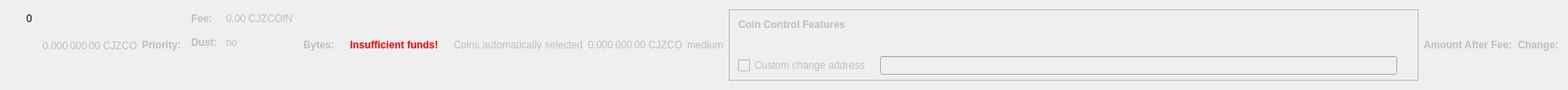
    <widget class="QWidget" name="dummyHideWidget" native="true">
     <property name="maximumSize">
      <size>
       <width>100</width>
       <height>22</height>
      </size>
     </property>
     <layout class="QHBoxLayout" name="dummyHideLayout">
      <item>
       <layout class="QFormLayout" name="formLayoutCoinControl1">
        <property name="horizontalSpacing">
         <number>10</number>
        </property>
        <property name="verticalSpacing">
         <number>14</number>
        </property>
        <property name="leftMargin">
         <number>10</number>
        </property>
        <property name="topMargin">
         <number>4</number>
        </property>
        <property name="rightMargin">
         <number>6</number>
        </property>
        <item row="0" column="1">
         <widget class="QLabel" name="labelCoinControlBytes">
          <property name="cursor">
           <cursorShape>IBeamCursor</cursorShape>
          </property>
          <property name="contextMenuPolicy">
           <enum>Qt::ActionsContextMenu</enum>
          </property>
          <property name="text">
           <string notr="true">0</string>
          </property>
          <property name="textInteractionFlags">
           <set>Qt::LinksAccessibleByMouse|Qt::TextSelectableByKeyboard|Qt::TextSelectableByMouse</set>
          </property>
         </widget>
        </item>
       </layout>
      </item>
      <item>
       <widget class="QLabel" name="labelCoinControlAfterFee">
        <property name="enabled">
         <bool>false</bool>
        </property>
        <property name="sizePolicy">
         <sizepolicy hsizetype="Fixed" vsizetype="Fixed">
          <horstretch>0</horstretch>
          <verstretch>0</verstretch>
         </sizepolicy>
        </property>
        <property name="minimumSize">
         <size>
          <width>111</width>
          <height>12</height>
         </size>
        </property>
        <property name="maximumSize">
         <size>
          <width>111</width>
          <height>12</height>
         </size>
        </property>
        <property name="cursor">
         <cursorShape>IBeamCursor</cursorShape>
        </property>
        <property name="contextMenuPolicy">
         <enum>Qt::ActionsContextMenu</enum>
        </property>
        <property name="text">
         <string notr="true">0.000 000 00 CJZCOIN</string>
        </property>
        <property name="textInteractionFlags">
         <set>Qt::LinksAccessibleByMouse|Qt::TextSelectableByKeyboard|Qt::TextSelectableByMouse</set>
        </property>
       </widget>
      </item>
      <item>
       <widget class="QLabel" name="labelCoinControlPriorityText">
        <property name="enabled">
         <bool>false</bool>
        </property>
        <property name="font">
         <font>
          <weight>75</weight>
          <bold>true</bold>
         </font>
        </property>
        <property name="text">
         <string>Priority:</string>
        </property>
       </widget>
      </item>
      <item>
       <layout class="QHBoxLayout" name="horizontalLayout"/>
      </item>
      <item>
       <layout class="QFormLayout" name="formLayoutCoinControl3">
        <property name="horizontalSpacing">
         <number>10</number>
        </property>
        <property name="verticalSpacing">
         <number>14</number>
        </property>
        <property name="leftMargin">
         <number>6</number>
        </property>
        <property name="topMargin">
         <number>4</number>
        </property>
        <property name="rightMargin">
         <number>6</number>
        </property>
        <item row="0" column="0">
         <widget class="QLabel" name="labelCoinControlFeeText">
          <property name="enabled">
           <bool>false</bool>
          </property>
          <property name="font">
           <font>
            <weight>75</weight>
            <bold>true</bold>
           </font>
          </property>
          <property name="text">
           <string>Fee:</string>
          </property>
          <property name="margin">
           <number>0</number>
          </property>
         </widget>
        </item>
        <item row="0" column="1">
         <widget class="QLabel" name="labelCoinControlFee">
          <property name="enabled">
           <bool>false</bool>
          </property>
          <property name="cursor">
           <cursorShape>IBeamCursor</cursorShape>
          </property>
          <property name="contextMenuPolicy">
           <enum>Qt::ActionsContextMenu</enum>
          </property>
          <property name="text">
           <string notr="true">0.00 CJZCOIN</string>
          </property>
          <property name="textInteractionFlags">
           <set>Qt::LinksAccessibleByMouse|Qt::TextSelectableByKeyboard|Qt::TextSelectableByMouse</set>
          </property>
         </widget>
        </item>
        <item row="1" column="0">
         <widget class="QLabel" name="labelCoinControlLowOutputText">
          <property name="enabled">
           <bool>false</bool>
          </property>
          <property name="font">
           <font>
            <weight>75</weight>
            <bold>true</bold>
           </font>
          </property>
          <property name="text">
           <string>Dust:</string>
          </property>
         </widget>
        </item>
        <item row="1" column="1">
         <widget class="QLabel" name="labelCoinControlLowOutput">
          <property name="enabled">
           <bool>false</bool>
          </property>
          <property name="cursor">
           <cursorShape>IBeamCursor</cursorShape>
          </property>
          <property name="contextMenuPolicy">
           <enum>Qt::ActionsContextMenu</enum>
          </property>
          <property name="text">
           <string>no</string>
          </property>
          <property name="textInteractionFlags">
           <set>Qt::LinksAccessibleByMouse|Qt::TextSelectableByKeyboard|Qt::TextSelectableByMouse</set>
          </property>
         </widget>
        </item>
       </layout>
      </item>
      <item>
       <widget class="QLabel" name="labelCoinControlBytesText">
        <property name="enabled">
         <bool>false</bool>
        </property>
        <property name="font">
         <font>
          <weight>75</weight>
          <bold>true</bold>
         </font>
        </property>
        <property name="text">
         <string>Bytes:</string>
        </property>
       </widget>
      </item>
      <item>
       <layout class="QFormLayout" name="formLayoutCoinControl2">
        <property name="horizontalSpacing">
         <number>10</number>
        </property>
        <property name="verticalSpacing">
         <number>14</number>
        </property>
        <property name="leftMargin">
         <number>6</number>
        </property>
        <property name="topMargin">
         <number>4</number>
        </property>
        <property name="rightMargin">
         <number>6</number>
        </property>
       </layout>
      </item>
      <item>
       <layout class="QHBoxLayout" name="horizontalLayoutCoinControl2">
        <property name="spacing">
         <number>8</number>
        </property>
        <property name="bottomMargin">
         <number>10</number>
        </property>
       </layout>
      </item>
      <item>
       <widget class="QLabel" name="labelCoinControlInsuffFunds">
        <property name="enabled">
         <bool>false</bool>
        </property>
        <property name="minimumSize">
         <size>
          <width>0</width>
          <height>0</height>
         </size>
        </property>
        <property name="font">
         <font>
          <weight>75</weight>
          <bold>true</bold>
         </font>
        </property>
        <property name="styleSheet">
         <string notr="true">color:red;font-weight:bold;</string>
        </property>
        <property name="text">
         <string>Insufficient funds!</string>
        </property>
        <property name="margin">
         <number>5</number>
        </property>
       </widget>
      </item>
      <item>
       <layout class="QFormLayout" name="formLayoutCoinControl4">
        <property name="horizontalSpacing">
         <number>10</number>
        </property>
        <property name="verticalSpacing">
         <number>14</number>
        </property>
        <property name="leftMargin">
         <number>6</number>
        </property>
        <property name="topMargin">
         <number>4</number>
        </property>
        <property name="rightMargin">
         <number>6</number>
        </property>
       </layout>
      </item>
      <item>
       <widget class="QLabel" name="labelCoinControlAutomaticallySelected">
        <property name="enabled">
         <bool>false</bool>
        </property>
        <property name="sizePolicy">
         <sizepolicy hsizetype="Fixed" vsizetype="Fixed">
          <horstretch>0</horstretch>
          <verstretch>0</verstretch>
         </sizepolicy>
        </property>
        <property name="minimumSize">
         <size>
          <width>0</width>
          <height>0</height>
         </size>
        </property>
        <property name="maximumSize">
         <size>
          <width>240</width>
          <height>16777215</height>
         </size>
        </property>
        <property name="text">
         <string>Coins automatically selected</string>
        </property>
        <property name="margin">
         <number>5</number>
        </property>
       </widget>
      </item>
      <item>
       <widget class="QLabel" name="labelCoinControlChange">
        <property name="enabled">
         <bool>false</bool>
        </property>
        <property name="sizePolicy">
         <sizepolicy hsizetype="Fixed" vsizetype="Fixed">
          <horstretch>0</horstretch>
          <verstretch>0</verstretch>
         </sizepolicy>
        </property>
        <property name="minimumSize">
         <size>
          <width>111</width>
          <height>0</height>
         </size>
        </property>
        <property name="maximumSize">
         <size>
          <width>111</width>
          <height>16777215</height>
         </size>
        </property>
        <property name="cursor">
         <cursorShape>IBeamCursor</cursorShape>
        </property>
        <property name="contextMenuPolicy">
         <enum>Qt::ActionsContextMenu</enum>
        </property>
        <property name="text">
         <string notr="true">0.000 000 00 CJZCOIN</string>
        </property>
        <property name="textInteractionFlags">
         <set>Qt::LinksAccessibleByMouse|Qt::TextSelectableByKeyboard|Qt::TextSelectableByMouse</set>
        </property>
       </widget>
      </item>
      <item>
       <widget class="QLabel" name="labelCoinControlPriority">
        <property name="enabled">
         <bool>false</bool>
        </property>
        <property name="cursor">
         <cursorShape>IBeamCursor</cursorShape>
        </property>
        <property name="contextMenuPolicy">
         <enum>Qt::ActionsContextMenu</enum>
        </property>
        <property name="text">
         <string>medium</string>
        </property>
        <property name="textInteractionFlags">
         <set>Qt::LinksAccessibleByMouse|Qt::TextSelectableByKeyboard|Qt::TextSelectableByMouse</set>
        </property>
       </widget>
      </item>
      <item>
       <widget class="QFrame" name="frameCoinControl">
        <property name="sizePolicy">
         <sizepolicy hsizetype="Expanding" vsizetype="Expanding">
          <horstretch>0</horstretch>
          <verstretch>0</verstretch>
         </sizepolicy>
        </property>
        <property name="maximumSize">
         <size>
          <width>16777215</width>
          <height>16777215</height>
         </size>
        </property>
        <property name="frameShape">
         <enum>QFrame::StyledPanel</enum>
        </property>
        <property name="frameShadow">
         <enum>QFrame::Sunken</enum>
        </property>
        <layout class="QVBoxLayout" name="verticalLayoutCoinControl2_2">
         <property name="spacing">
          <number>0</number>
         </property>
         <property name="leftMargin">
          <number>0</number>
         </property>
         <property name="topMargin">
          <number>0</number>
         </property>
         <property name="rightMargin">
          <number>0</number>
         </property>
         <property name="bottomMargin">
          <number>6</number>
         </property>
         <item>
          <layout class="QVBoxLayout" name="verticalLayoutCoinControl" stretch="0,0,0,1">
           <property name="spacing">
            <number>0</number>
           </property>
           <property name="leftMargin">
            <number>10</number>
           </property>
           <property name="topMargin">
            <number>10</number>
           </property>
           <item>
            <layout class="QHBoxLayout" name="horizontalLayoutCoinControl1">
             <property name="bottomMargin">
              <number>15</number>
             </property>
             <item>
              <widget class="QLabel" name="labelCoinControlFeatures">
               <property name="enabled">
                <bool>false</bool>
               </property>
               <property name="sizePolicy">
                <sizepolicy hsizetype="Preferred" vsizetype="Maximum">
                 <horstretch>0</horstretch>
                 <verstretch>0</verstretch>
                </sizepolicy>
               </property>
               <property name="font">
                <font>
                 <weight>75</weight>
                 <bold>true</bold>
                </font>
               </property>
               <property name="styleSheet">
                <string notr="true">font-weight:bold;</string>
               </property>
               <property name="text">
                <string>Coin Control Features</string>
               </property>
              </widget>
             </item>
            </layout>
           </item>
           <item>
            <widget class="QWidget" name="widgetCoinControl" native="true">
             <property name="sizePolicy">
              <sizepolicy hsizetype="Preferred" vsizetype="Preferred">
               <horstretch>0</horstretch>
               <verstretch>0</verstretch>
              </sizepolicy>
             </property>
             <property name="minimumSize">
              <size>
               <width>0</width>
               <height>0</height>
              </size>
             </property>
             <property name="styleSheet">
              <string notr="true"/>
             </property>
             <layout class="QHBoxLayout" name="horizontalLayoutCoinControl5_2">
              <property name="leftMargin">
               <number>0</number>
              </property>
              <property name="topMargin">
               <number>0</number>
              </property>
              <property name="rightMargin">
               <number>0</number>
              </property>
              <property name="bottomMargin">
               <number>0</number>
              </property>
              <item>
               <layout class="QHBoxLayout" name="horizontalLayoutCoinControl3">
                <property name="spacing">
                 <number>20</number>
                </property>
                <property name="topMargin">
                 <number>0</number>
                </property>
                <property name="bottomMargin">
                 <number>10</number>
                </property>
               </layout>
              </item>
             </layout>
            </widget>
           </item>
           <item>
            <layout class="QHBoxLayout" name="horizontalLayoutCoinControl4" stretch="0,0,0">
             <property name="spacing">
              <number>12</number>
             </property>
             <property name="sizeConstraint">
              <enum>QLayout::SetDefaultConstraint</enum>
             </property>
             <property name="topMargin">
              <number>5</number>
             </property>
             <property name="rightMargin">
              <number>5</number>
             </property>
             <item>
              <widget class="QCheckBox" name="checkBoxCoinControlChange">
               <property name="enabled">
                <bool>false</bool>
               </property>
               <property name="toolTip">
                <string>If this is activated, but the change address is empty or invalid, change will be sent to a newly generated address.</string>
               </property>
               <property name="text">
                <string>Custom change address</string>
               </property>
              </widget>
             </item>
             <item>
              <widget class="QValidatedLineEdit" name="lineEditCoinControlChange">
               <property name="enabled">
                <bool>false</bool>
               </property>
               <property name="sizePolicy">
                <sizepolicy hsizetype="Expanding" vsizetype="Fixed">
                 <horstretch>0</horstretch>
                 <verstretch>0</verstretch>
                </sizepolicy>
               </property>
              </widget>
             </item>
             <item>
              <widget class="QLabel" name="labelCoinControlChangeLabel_2">
               <property name="sizePolicy">
                <sizepolicy hsizetype="Preferred" vsizetype="Expanding">
                 <horstretch>0</horstretch>
                 <verstretch>0</verstretch>
                </sizepolicy>
               </property>
               <property name="minimumSize">
                <size>
                 <width>0</width>
                 <height>0</height>
                </size>
               </property>
               <property name="text">
                <string/>
               </property>
               <property name="margin">
                <number>3</number>
               </property>
              </widget>
             </item>
            </layout>
           </item>
           <item>
            <spacer name="verticalSpacerCoinControl">
             <property name="orientation">
              <enum>Qt::Vertical</enum>
             </property>
             <property name="sizeHint" stdset="0">
              <size>
               <width>800</width>
               <height>1</height>
              </size>
             </property>
            </spacer>
           </item>
          </layout>
         </item>
        </layout>
       </widget>
      </item>
      <item>
       <widget class="QLabel" name="labelCoinControlAfterFeeText">
        <property name="enabled">
         <bool>false</bool>
        </property>
        <property name="minimumSize">
         <size>
          <width>0</width>
          <height>0</height>
         </size>
        </property>
        <property name="maximumSize">
         <size>
          <width>16777215</width>
          <height>16777215</height>
         </size>
        </property>
        <property name="font">
         <font>
          <weight>75</weight>
          <bold>true</bold>
         </font>
        </property>
        <property name="text">
         <string>Amount After Fee:</string>
        </property>
        <property name="alignment">
         <set>Qt::AlignLeading|Qt::AlignLeft|Qt::AlignVCenter</set>
        </property>
        <property name="margin">
         <number>0</number>
        </property>
       </widget>
      </item>
      <item>
       <widget class="QLabel" name="labelCoinControlChangeText">
        <property name="enabled">
         <bool>false</bool>
        </property>
        <property name="sizePolicy">
         <sizepolicy hsizetype="Preferred" vsizetype="Preferred">
          <horstretch>0</horstretch>
          <verstretch>0</verstretch>
         </sizepolicy>
        </property>
        <property name="minimumSize">
         <size>
          <width>0</width>
          <height>0</height>
         </size>
        </property>
        <property name="maximumSize">
         <size>
          <width>16777215</width>
          <height>16777215</height>
         </size>
        </property>
        <property name="font">
         <font>
          <weight>75</weight>
          <bold>true</bold>
         </font>
        </property>
        <property name="text">
         <string>Change:</string>
        </property>
        <property name="alignment">
         <set>Qt::AlignLeading|Qt::AlignLeft|Qt::AlignVCenter</set>
        </property>
       </widget>
      </item>
     </layout>
    </widget>
